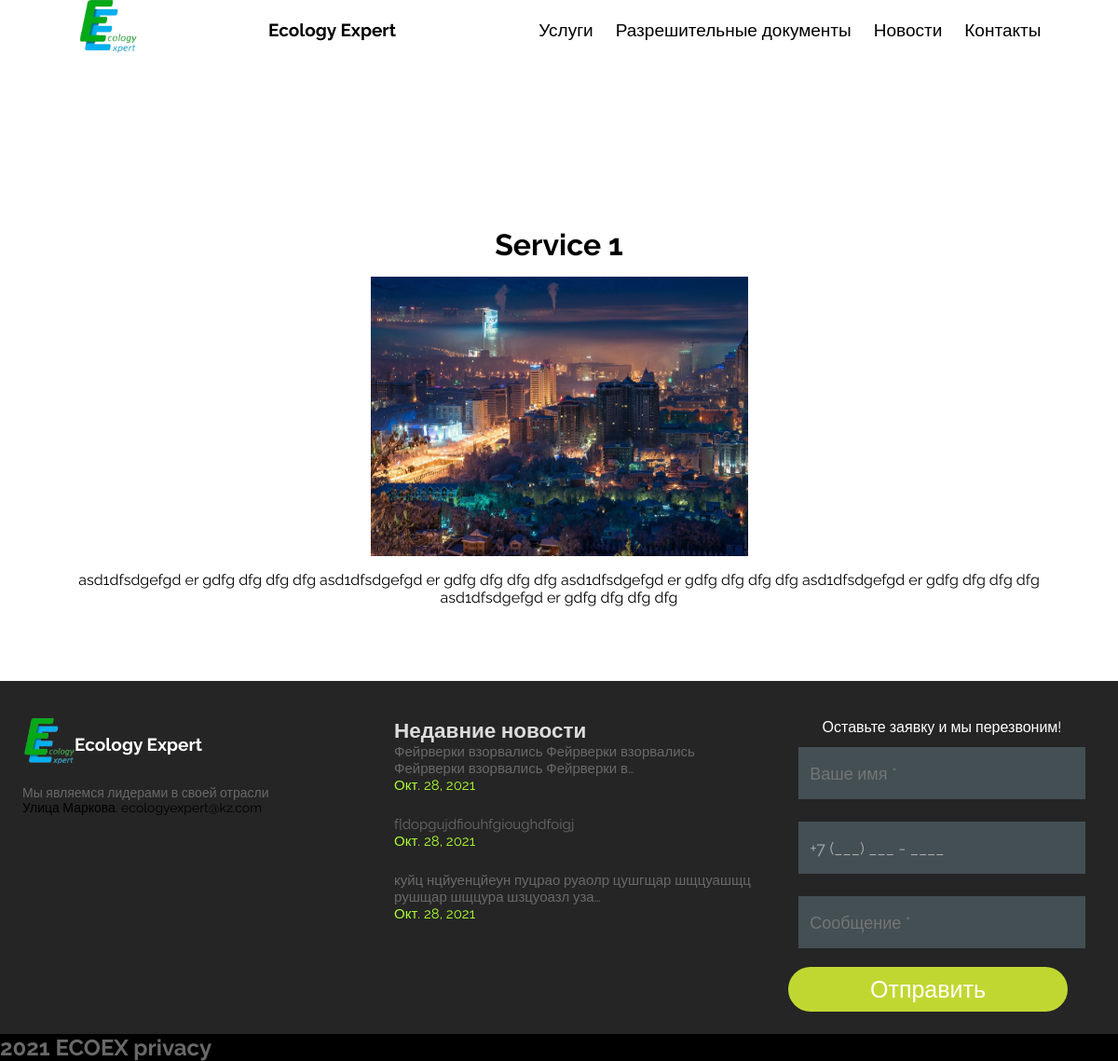
The app's page /service/1, older data.
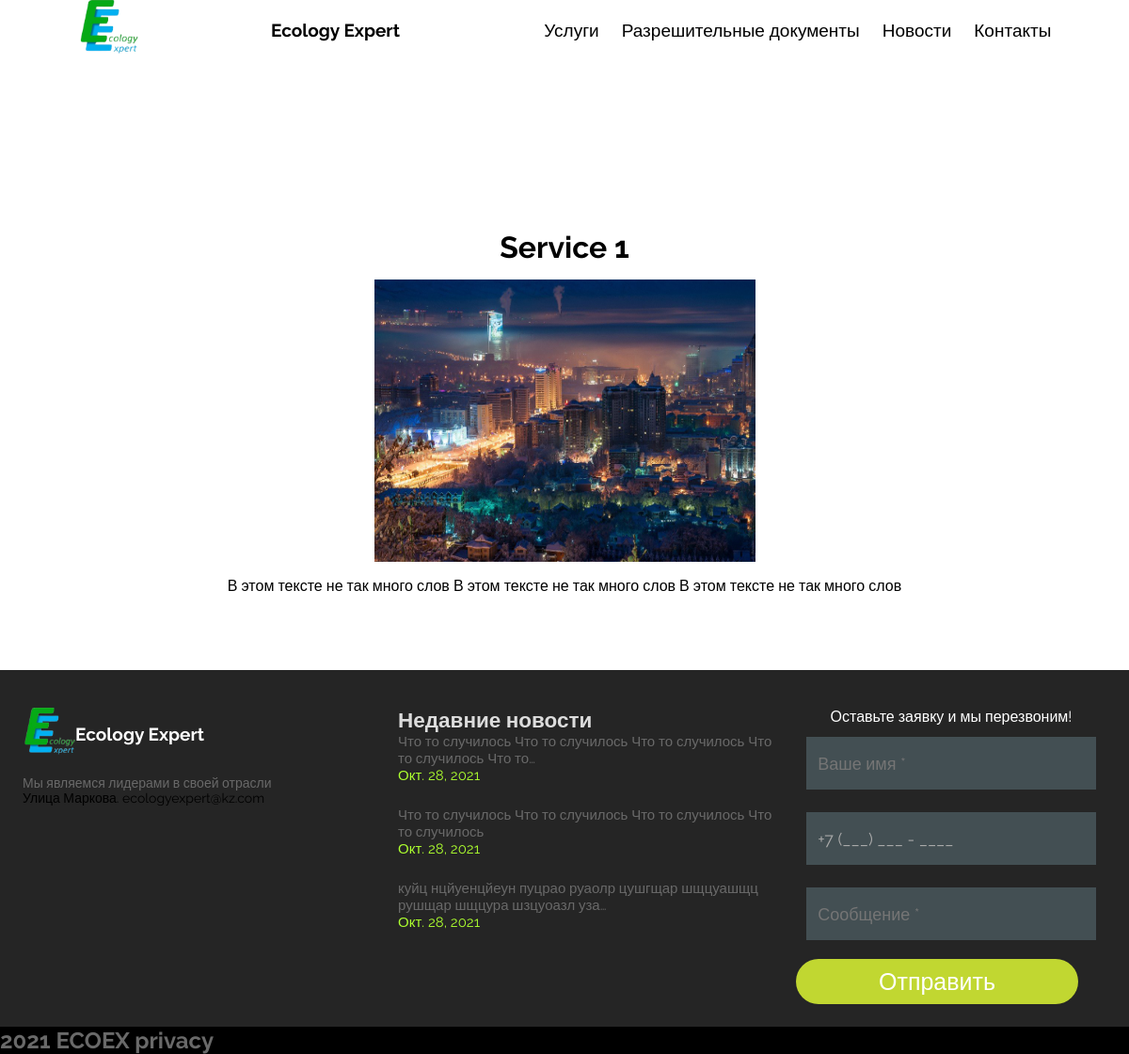
The same page, newer data.
### landing/models.py (models this page shows, shortened)
class Service(models.Model):
    title = models.CharField(max_length=45)
    image = models.ImageField(upload_to='services/')
    description = models.CharField(max_length=650)

class News(models.Model):
    title = models.CharField(max_length=150)
    date = models.DateField(auto_now_add=True)
    slug = models.SlugField(max_length=75, unique=True, db_index=True, verbose_name="URL")
    image = models.ImageField(upload_to="news/", null=True)
    description = models.TextField()

### landing/views.py (the view)
# urls.py: path('service/<int:service_id>', views.service_detail, name='service_detail'),
def service_detail(request, service_id):
    service_object = get_object_or_404(Service, id=service_id)
    context = {}
    context['service_obj'] = service_object
    return render(request, 'service/service_detail.html', context)

### landing/context_processors.py (called while the page is built)
def news(request):
    return {'RecentNews': News.objects.all()[:3]}

### templates/service/service_detail.html (shortened to what this page needs)
{% extends 'landing/base.html' %}
{% load static %}
{% block head %}
    <link rel="stylesheet" href="{% static 'css/service_detail.css' %}">
    <link rel="stylesheet" href="{% static 'css/header_non_main.css' %}">
{% endblock head %}
{% block content %}
    <div class="Wrapper_services">
    <h1 class="Service_zag">{{ service_obj.title }}</h1>
    <img alt="onload" class="Service_image" src="{{ service_obj.image.url }}">
    <p class="Service_zag">{{ service_obj.description }}</p>
    </div>
{% endblock content %}

### templates/landing/base.html (shortened to what this page needs)
<!DOCTYPE html>
{% load static %}
{% load cache %}
<html lang="en">
<head>
{% block head %}
{% endblock head %}
{% cache 25000 header %}
<link rel="stylesheet" href="{% static 'css/base.css' %}">
<link rel="stylesheet" href="{% static 'css/mobile_header.css' %}">
{% endcache %}
</head>
<body>
<section class="HeaderWrapper" id="header_wrapper" style="background-clip: content-box">
<header id="main_header">
    <div class="LogoImg"></div>
    <a href="{% url 'landing:main_page' %}" class="LogoText" id="LogoText">Ecology Expert</a>
    <div class="TextHeaderHorizontal">
        <p class="P_header"><a href="{% url 'landing:services' %}">Услуги</a></p>
        <p class="P_header"><a href="{% url 'landing:pass_docs' %}">Разрешительные документы</a></p>
        <p class="P_header"><a href="{% url 'landing:news_fan' %}">Новости</a></p>
        <p class="P_header"><a href="{% url 'landing:contacts_fan' %}">Контакты</a></p>
    </div>
</header>
</section>
{% block content %}
{% endblock content %}
<footer>
    <div class="Footer">
        <div class="LeftSideFooter">
            <div class="FooterLogo">
            <div class="FooterLogoImg"></div>
            <a href="{% url 'landing:main_page' %}" class="LogoText">Ecology Expert</a>
            </div>
                <p class="DescripFooter">Мы являемся лидерами в своей отрасли
</p>
            <p class="LocationFooter">Улица Маркова.
<a class="EmailFooter">ecologyexpert@kz.com</a></p>
        </div>
        <div class="MiddleSideFooter">
            <h2>Недавние новости</h2>
            <div>
              {% for new in RecentNews %}
                <a class="new_description">{{ new.description|truncatechars:75 }}</a>
                <p class="new_date" >{{ new.date }}</p>
              {% endfor%}
            </div>
        </div>
    {% include 'parts/form_footer.html' %}
    </div>
    <div class="UnderFooter">
        <h1>2021 ECOEX <a href="https://google.com">privacy</a></h1>
    </div>
</footer>
</body>
</html>

Row changes from the older to the newer data that the page shows:
changed Service "Service 1": description "asd1dfsdgefgd er gdfg dfg dfg dfg asd1dfsdgefgd er gdfg dfg dfg dfg asd1dfsdgefgd er gdfg dfg dfg dfg asd1dfsdgefgd er gdfg dfg dfg dfg asd1dfsdgefgd er gdfg dfg dfg dfg" → "В этом тексте не так много слов В этом тексте не так много слов В этом тексте не так много слов"
changed News: description "Фейрверки взорвались Фейрверки взорвались Фейрверки взорвались Фейрверки в…" → "Что то случилось Что то случилось Что то случилось Что то случилось Что то…"
changed News: description "f[dopgujdfiouhfgioughdfoigj" → "Что то случилось Что то случилось Что то случилось Что то случилось"
